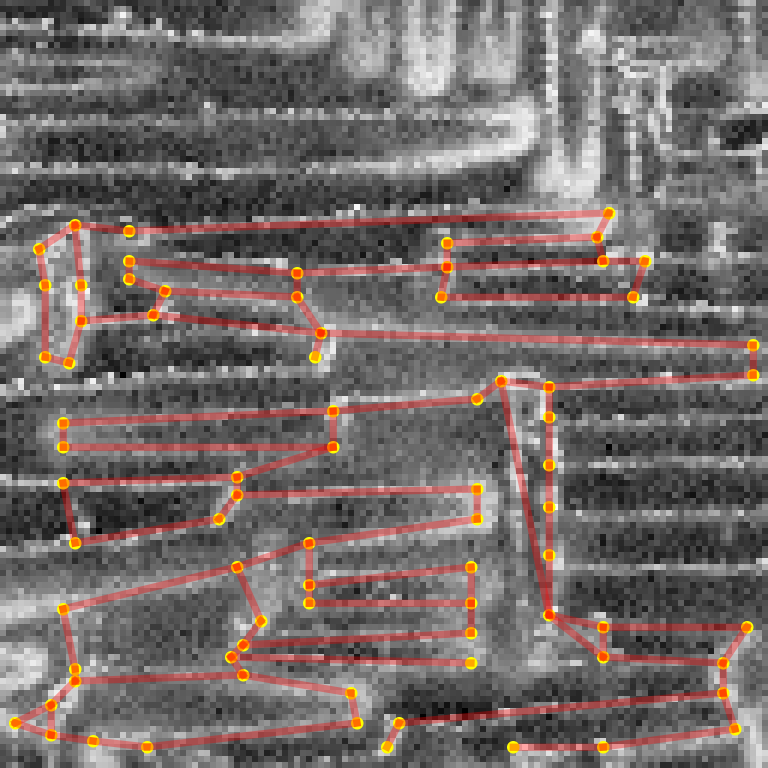
#> input picture Dataset/GroundTruth2/annotated_img/0_128.png, 1536 x 1536 px, given as the content of the folder ../data/angle_extraction_test, which was not available (shown at 1/2 size)
$ python run_angle_extraction_tests.py   (older library calls are emulated)
#> lines starting #> are read from the running program, lines starting #| are printed output that depends on the picture; after the words box and inside, x2 and y2 are one past the last pixel; in counts of white or black regions, pixels touching at a corner belong together; pictures that were not available may be replaced by others from this repository, and a replacement may not be noted
### neuromorphic_materials/graph_scripts/helpers/utils.py
#!/usr/bin/env python3

import os
import pickle
from pathlib import Path

import cv2
import numpy as np
from skimage import io
from skimage.color import gray2rgb, rgb2gray

def unroll_nested_list(nested_list):
    return [item for sublist in nested_list for item in sublist]

# [20 lines left out: functions min_max_order_of_magnitude, pickle_save, not called in this run]


def pickle_load(filename):
    return pickle.load(open(filename, "rb"))


# [17 lines left out: functions apply_clahe_to_grey_arr, scale, not called in this run]


def ensure_dir(dir_path):
    os.makedirs(dir_path, exist_ok=True)


# Function to calculate Chi-distance
# [138 lines left out: functions chi2_distance, empirical_pdf_and_cdf, bilinear_resize_vectorized, lzw_complexity_img, not called in this run]
    # return((len(output), len(int_string),len(output)/len(int_string)))


def to_gray_uint(image):
    return np.uint8(rgb2gray(image) * 255)


def load_image(load_path: Path):
    # load image
    image = io.imread(str(load_path.resolve()))
#> image is the input picture: shape (1536, 1536, 4); mean R, G, B, A 117, 107.2, 104.7, 255

    print("\nImage shape: ", image.shape, "\n")
#| Image shape:  (1536, 1536, 4)
    if len(image.shape) == 2:
        return image, gray2rgb(image)
    elif len(image.shape) > 2:
        image_rgb = image[..., :-1] if image.shape[2] > 3 else image
        return to_gray_uint(image_rgb), image_rgb
#> in to_gray_uint, `return np.uint8(rgb2gray(image) * 255)`:
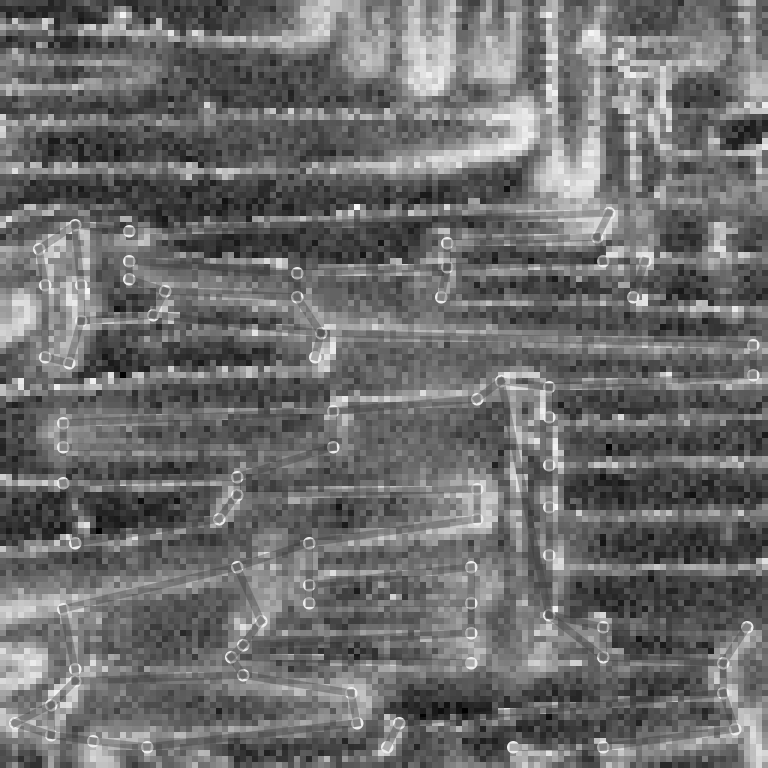
#> returned value: shape (1536, 1536) (shown at 1/2 size); min 0, max 250, mean 108.9
    else:
        return None, None

### neuromorphic_materials/graph_scripts/helpers/angle_extraction.py
from enum import Enum
from pprint import pprint

import cv2
import imutils
import numpy as np
from .polar_plot import polar_plot
from matplotlib import pyplot as plt
from scipy.ndimage import convolve, gaussian_filter, gaussian_filter1d, rotate


class EdgeDetectionMethod(Enum):
    SOBEL = "sobel"
    GAUSSIAN = "gaussian"
    GAUSSIAN_ROTATE_IMG = "gaussian_rotate_img"


def extract_angles(conv_x: np.ndarray, conv_y: np.ndarray, omit_zero: bool = True):
    """Return extracted angles in interval (0, 360]"""
    # Set near-zero values to zero
    conv_x = np.where((conv_x < -1e-10) | (conv_x > 1e-10), conv_x, 0)
    conv_y = np.where((conv_y < -1e-10) | (conv_y > 1e-10), conv_y, 0)
    # Omit pixels where both x and y gradients are zero, to avoid large zero angle spike
    if omit_zero:
        indices = (conv_x != 0) | (conv_y != 0)
        conv_x = conv_x[indices]
        conv_y = conv_y[indices]
    else:
        # All indices will be returned if zeros aren't omitted
        indices = np.full_like(conv_x, True, dtype=bool)

    # Calculate the direction of the gradient in degrees, and return indices too
    angles = np.rad2deg(np.arctan2(conv_y, conv_x)) + 180
    if angles.size == 0:
        print("Zero angles extracted, consider checking input image")
    return angles, indices


def extract_pixel_angles_sobel(img):
    # Returns array of the size of number of pixels of the image.
    # where in each element there is the value of the detected angle in each pixel.
    # Detected angles are in DEGREES between (-180, +180]
    img = img.squeeze()
    # img = np.flipud(img)
    # sobel_x = ndimage.sobel(img, axis=0, mode='constant')
    # sobel_y = ndimage.sobel(img, axis=1, mode='constant')
    # One angle for each pixel
    sobel_kernel = 3
    # 2) Take the gradient in x and y separately
    sobel_y = cv2.Sobel(img, cv2.CV_64F, 1, 0, sobel_kernel)
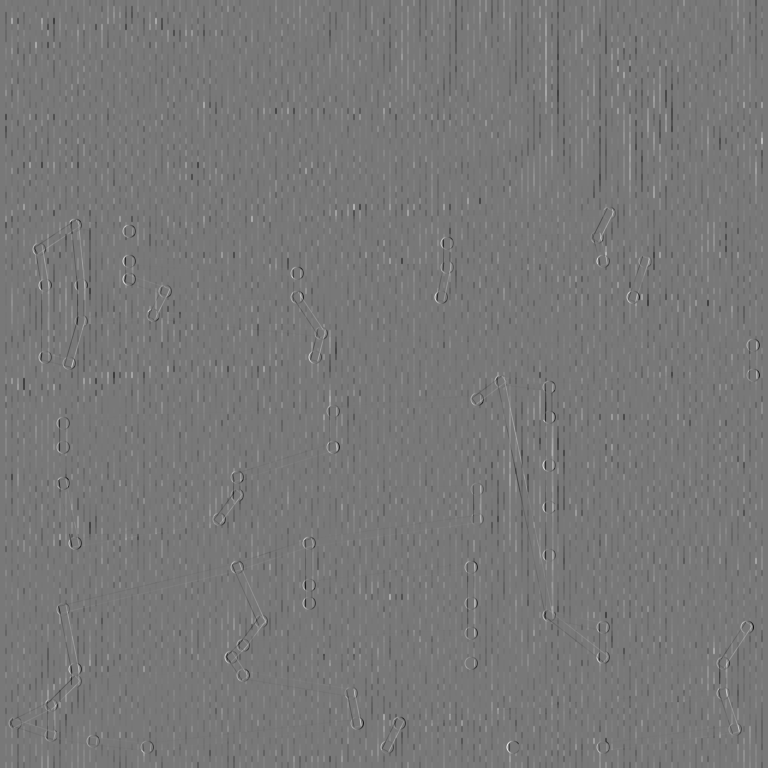
#> sobel_y: shape (1536, 1536) float64 (shown at 1/2 size); min -608, max 684, mean 0; drawn with min black and max white
    sobel_x = cv2.Sobel(img, cv2.CV_64F, 0, 1, sobel_kernel)
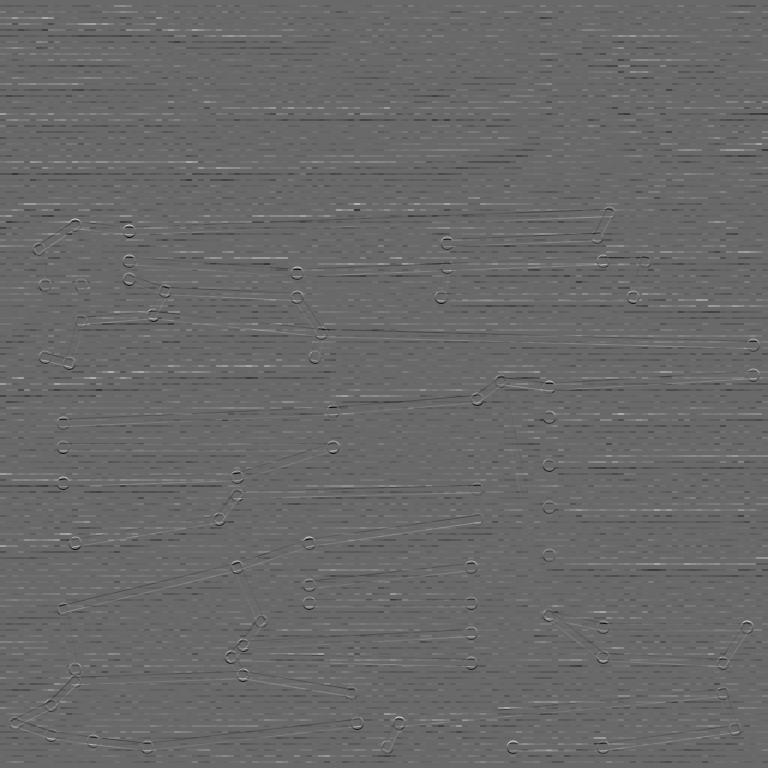
#> sobel_x: shape (1536, 1536) float64 (shown at 1/2 size); min -572, max 812, mean 0; drawn with min black and max white
    # 3) Calculate the direction of the gradient
    return extract_angles(sobel_x, sobel_y)
#> in extract_angles, `indices = (conv_x != 0) | (conv_y != 0)`:
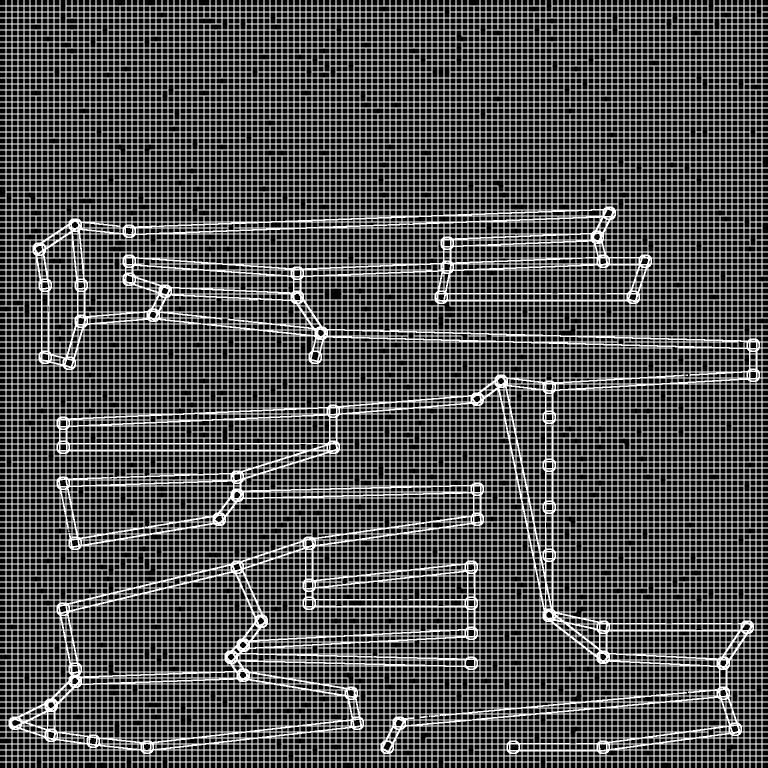
#> indices: shape (1536, 1536) bool (shown at 1/2 size); 33.4% white in thin lines or dots


# [52 lines left out: functions gaussian_kernel_x_y, extract_pixel_angles_gaussian, extract_angles_gaussian_45_deg_eval, not called in this run]

### neuromorphic_materials/graph_scripts/test_angle_extraction.py
#! /usr/bin/env python3
import sys
from pathlib import Path
from typing import Callable, Dict

import numpy as np
from arg_parsers import TestAngleExtractionArgParser
from helpers import utils
from helpers.angle_extraction import (
    EdgeDetectionMethod,
    extract_angles_gaussian_45_deg_eval,
    extract_pixel_angles_gaussian,
    extract_pixel_angles_sobel,
)
from helpers.polar_plot import polar_plot
from helpers.superpixels import SuperpixelGraph
from helpers.utils import load_image
from matplotlib import pyplot as plt


# [6 lines left out: function get_polar_feats_pdf, not called in this run]


def visualise_45_deg_angles(
    angles: np.ndarray, indices: np.ndarray, window: float = 1, save_name: Path = None
) -> None:
    img = np.full((512, 512), -255)
#> (the run stopped early here; a loop or call above may not have finished)

$ run again, on Dataset/GroundTruth2/annotated_img2/192_320.png
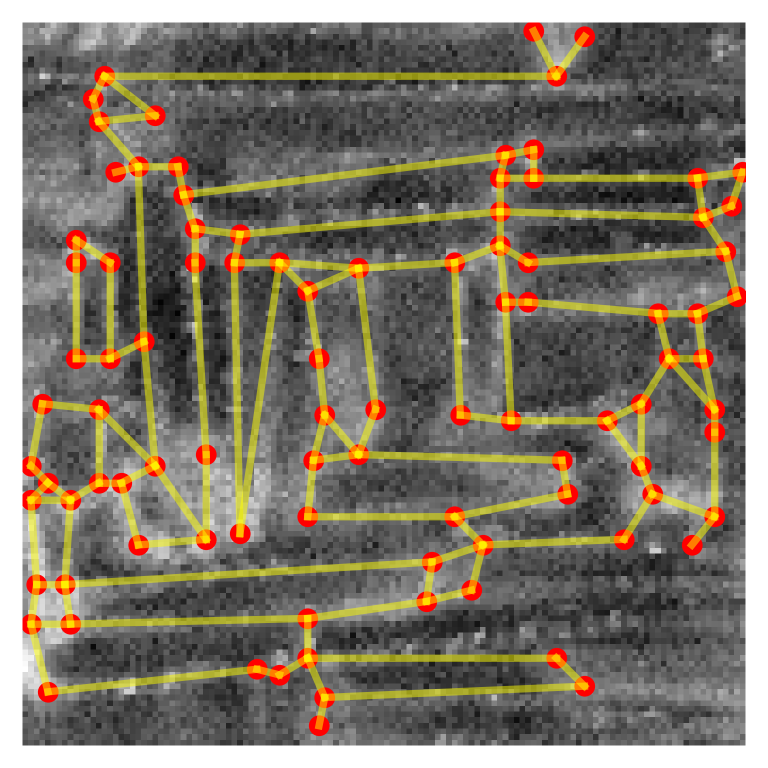
#> input picture Dataset/GroundTruth2/annotated_img2/192_320.png, 1536 x 1536 px, given as the content of the folder ../data/angle_extraction_test, which was not available (shown at 1/2 size)
#> in load_image, image is the input picture: shape (1536, 1536, 4); mean R, G, B, A 127.8, 118.6, 102.4, 255
#| Image shape:  (1536, 1536, 4)
#> in extract_pixel_angles_sobel, `sobel_x = cv2.Sobel(img, cv2.CV_64F, 0, 1, sobel_kernel)`:
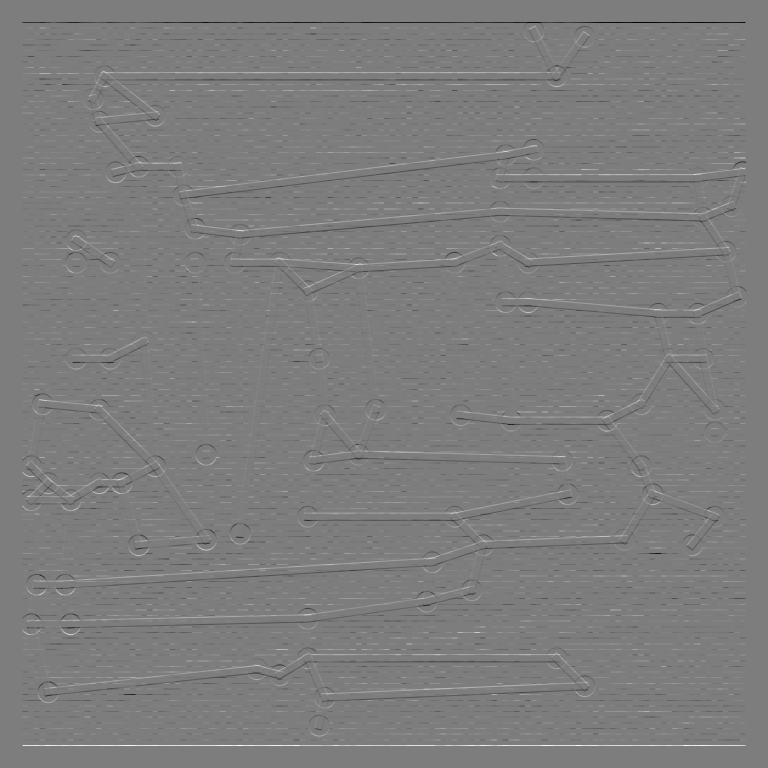
#> sobel_x: shape (1536, 1536) float64 (shown at 1/2 size); min -832, max 852, mean 0; drawn with min black and max white
#> in extract_angles, `indices = (conv_x != 0) | (conv_y != 0)`:
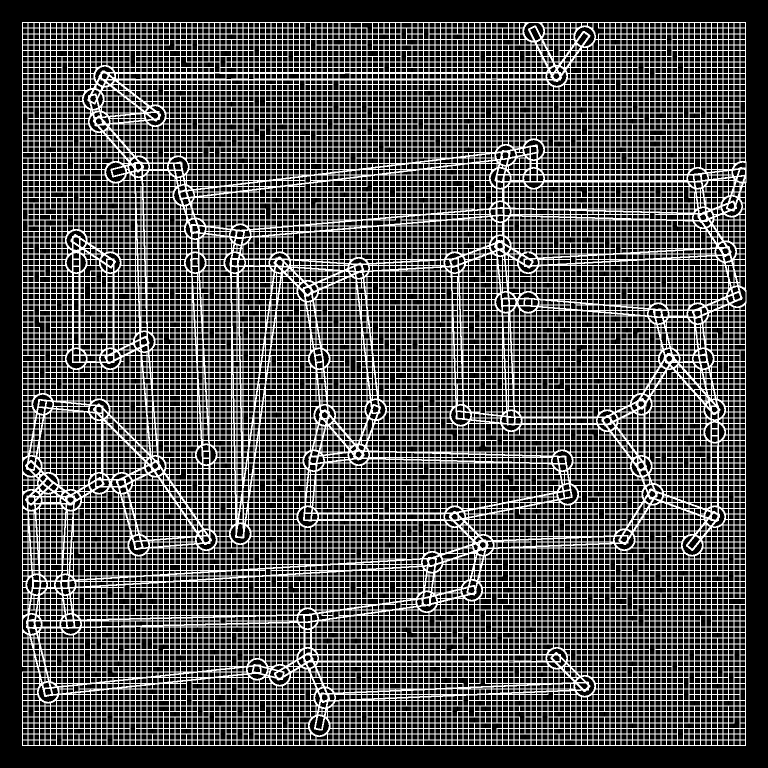
#> indices: shape (1536, 1536) bool (shown at 1/2 size); 32.2% white in thin lines or dots, all inside (x1, y1, x2, y2) = (44, 44, 1493, 1492)

$ run again, on Dataset/GroundTruth2/annotated_img2/192_64.png
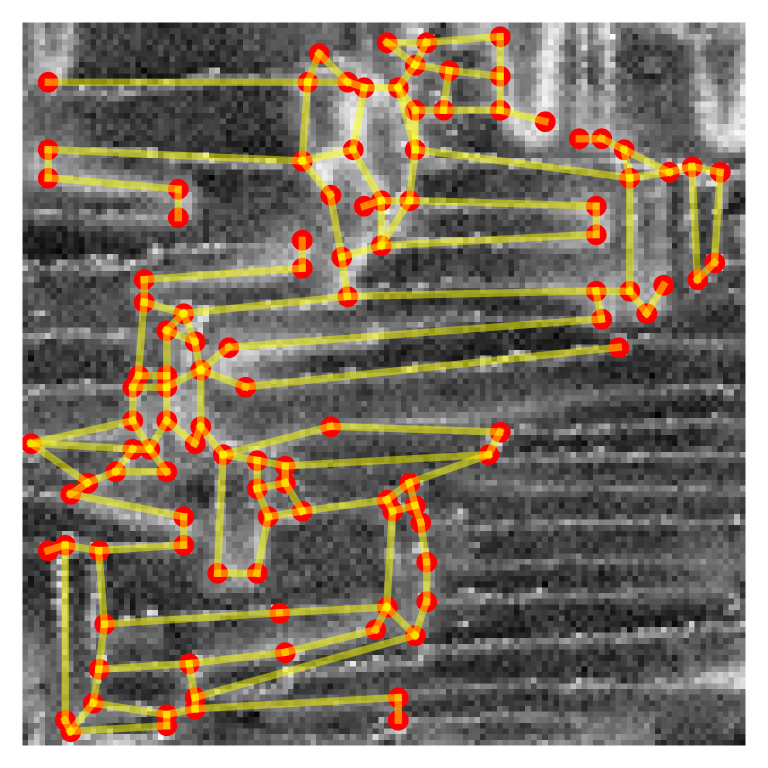
#> input picture Dataset/GroundTruth2/annotated_img2/192_64.png, 1536 x 1536 px, given as the content of the folder ../data/angle_extraction_test, which was not available (shown at 1/2 size)
#> in load_image, image is the input picture: shape (1536, 1536, 4); mean R, G, B, A 131.6, 120.6, 105.1, 255
#| Image shape:  (1536, 1536, 4)
#> in extract_pixel_angles_sobel, `sobel_x = cv2.Sobel(img, cv2.CV_64F, 0, 1, sobel_kernel)`:
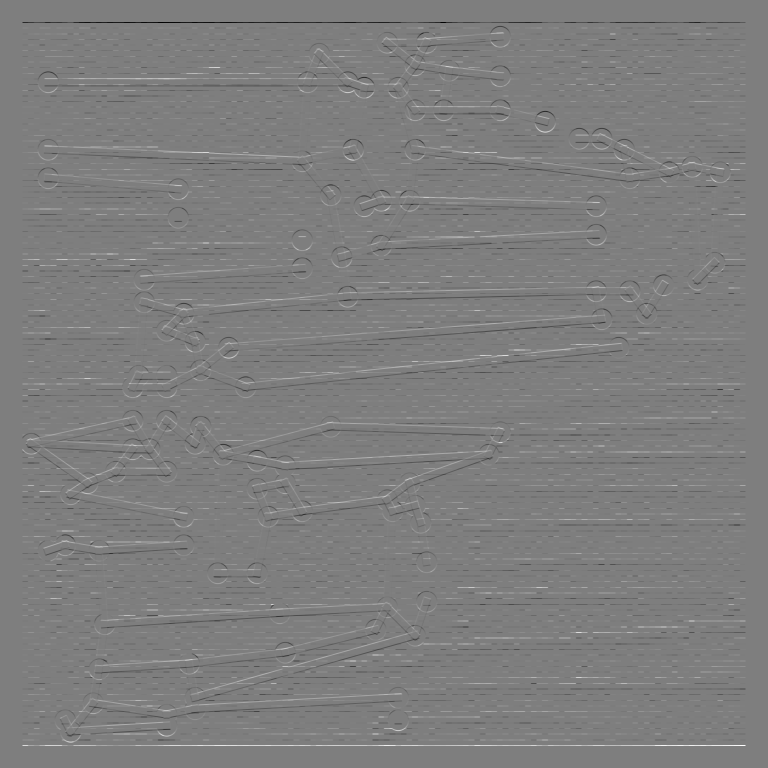
#> sobel_x: shape (1536, 1536) float64 (shown at 1/2 size); min -928, max 940, mean 0; drawn with min black and max white
#> in extract_angles, `indices = (conv_x != 0) | (conv_y != 0)`:
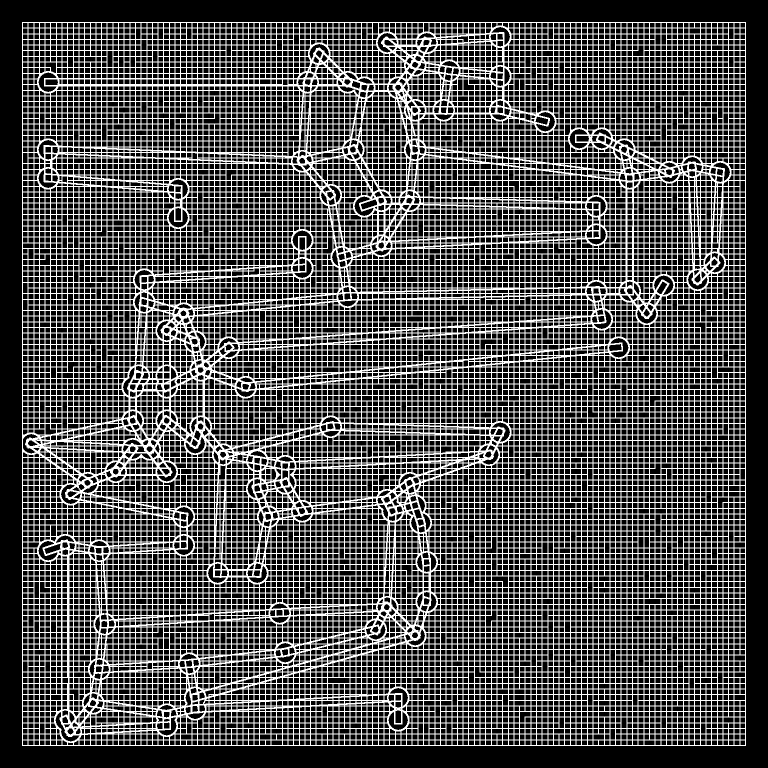
#> indices: shape (1536, 1536) bool (shown at 1/2 size); 32.2% white in thin lines or dots, all inside (x1, y1, x2, y2) = (44, 44, 1492, 1492)
